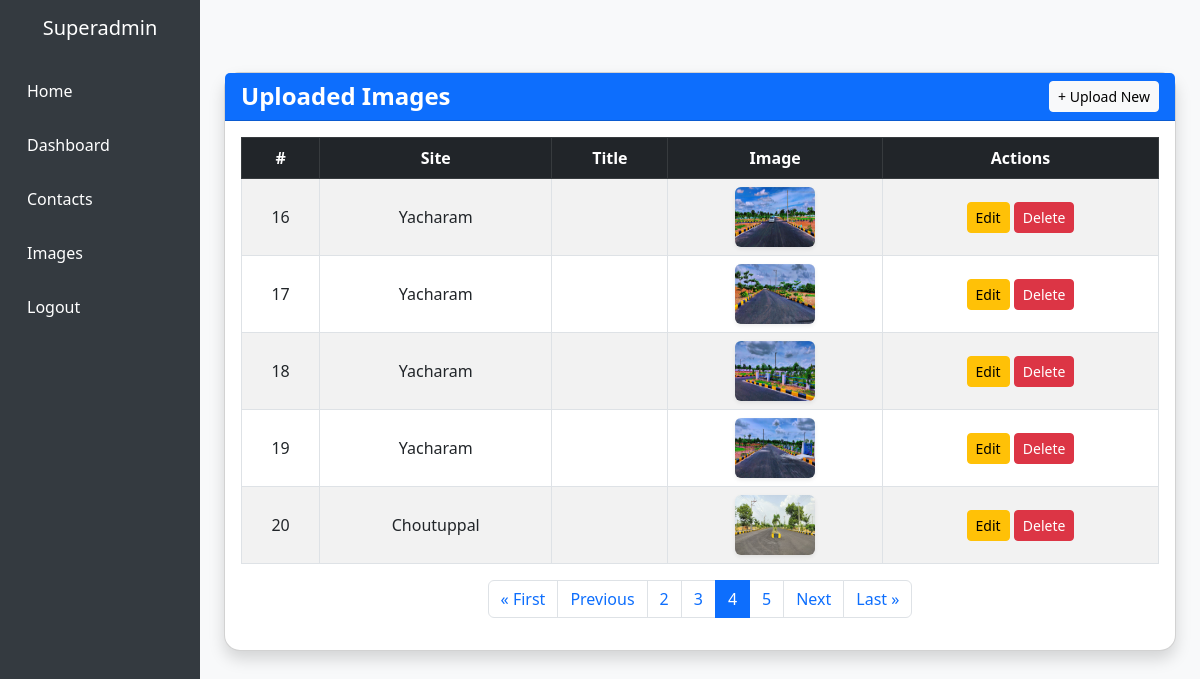
Page /images-list/?page=4 on the committed database.
### users/models.py (models this page shows, shortened)
class GalleryImage(models.Model):
    SITE_CHOICES = [
        ('Choutuppal', 'Choutuppal'),
        ('Yacharam', 'Yacharam'),
        ('Kothur', 'Kothur'),
        ('Other', 'Other'),
    ]
    title = models.CharField(max_length=100, blank=True)
    site = models.CharField(max_length=20, choices=SITE_CHOICES)
    image = models.ImageField(upload_to='gallery_images/')

### users/views.py (the view)
# urls.py: path('images-list/', image_list, name='image_list'),
def image_list(request):
    image_list = GalleryImage.objects.all().order_by('-id')
    paginator = Paginator(image_list, 5)
    page_number = request.GET.get('page')
    images = paginator.get_page(page_number)
    return render(request, 'dashboard/upload_images_list.html', {'images': images})

### users/templates/dashboard/upload_images_list.html (shortened to what this page needs)
{% extends "dashboard/dashboard_base.html" %}
{% block content %}
<div class="container mt-5">
    <div class="row">
        <div class="col-12">
            <div class="card shadow rounded-4">
                <div class="card-header bg-primary text-white d-flex justify-content-between align-items-center">
                    <h4 class="mb-0">Uploaded Images</h4>
                    <a href="/upload-img/" class="btn btn-light btn-sm">+ Upload New</a>
                </div>
                <div class="card-body">
                    {% if images %}
                        <div class="table-responsive">
                            <table class="table table-bordered table-striped align-middle text-center">
                                <thead class="table-dark">
                                    <tr>
                                        <th>#</th>
                                        <th>Site</th>
                                        <th>Title</th>
                                        <th>Image</th>
                                        <th>Actions</th>
                                    </tr>
                                </thead>
                                <tbody>
                                    {% for image in images %}
                                        <tr>
                                            <td>{{ forloop.counter0|add:images.start_index }}</td>
                                            <td>{{ image.site }}</td>
                                            <td>{{ image.title }}</td>
                                            <td>
                                                {% if image.image.url %}
                                                    <img src="{{ image.image.url }}" alt="{{ image.title }}" width="80" height="60" class="rounded shadow-sm">
                                                {% else %}
                                                    No Image
                                                {% endif %}
                                            </td>
                                            <td>
                                                <a href="/images-update/{{ image.id }}/" class="btn btn-warning btn-sm">Edit</a>
                                                <button type="button"
                                                        class="btn btn-danger btn-sm"
                                                        data-bs-toggle="modal"
                                                        data-bs-target="#deleteModal{{ image.id }}">
                                                    Delete
                                                </button>
                                            </td>
                                        </tr>
                                    {% endfor %}
                                </tbody>
                            </table>
                        </div>
                        <nav>
                            <ul class="pagination justify-content-center">
                                {% if images.has_previous %}
                                    <li class="page-item">
                                        <a class="page-link" href="?page=1">&laquo; First</a>
                                    </li>
                                    <li class="page-item">
                                        <a class="page-link" href="?page={{ images.previous_page_number }}">Previous</a>
                                    </li>
                                {% else %}
                                    <li class="page-item disabled"><span class="page-link">&laquo; First</span></li>
                                    <li class="page-item disabled"><span class="page-link">Previous</span></li>
                                {% endif %}
                                {% for num in images.paginator.page_range %}
                                    {% if images.number == num %}
                                        <li class="page-item active"><span class="page-link">{{ num }}</span></li>
                                    {% elif num >= images.number|add:"-2" and num <= images.number|add:"2" %}
                                        <li class="page-item"><a class="page-link" href="?page={{ num }}">{{ num }}</a></li>
                                    {% endif %}
                                {% endfor %}
                                {% if images.has_next %}
                                    <li class="page-item">
                                        <a class="page-link" href="?page={{ images.next_page_number }}">Next</a>
                                    </li>
                                    <li class="page-item">
                                        <a class="page-link" href="?page={{ images.paginator.num_pages }}">Last &raquo;</a>
                                    </li>
                                {% else %}
                                    <li class="page-item disabled"><span class="page-link">Next</span></li>
                                    <li class="page-item disabled"><span class="page-link">Last &raquo;</span></li>
                                {% endif %}
                            </ul>
                        </nav>
                    {% else %}
                        <p class="text-muted text-center">No images have been uploaded yet.</p>
                    {% endif %}
                </div>
            </div>
        </div>
    </div>
</div>
{% endblock %}

### users/templates/dashboard/dashboard_base.html (style rules this page uses)
body { background-color: #f8f9fa; }
.card h4 { font-size: 1.5rem; font-weight: bold; }

### rows in the picture
GalleryImage: site "Yacharam", image (picture)
GalleryImage: site "Yacharam", image (picture)
GalleryImage: site "Yacharam", image (picture)
GalleryImage: site "Yacharam", image (picture)
GalleryImage: site "Choutuppal", image (picture)

### other values in the picture
{{ num }} "2" "3" "5"
{{ num }} "4"
